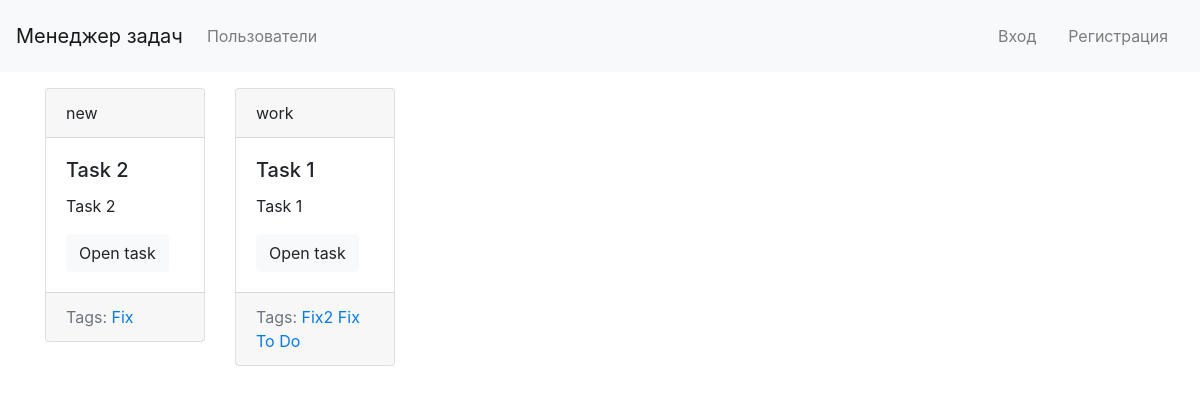
The app's page /tasks/tag/2/ with its own data.
### tasks/models.py (models this page shows, shortened)
class Task(models.Model):
    name = models.CharField(max_length=200)
    description = models.TextField(blank=True)
    status = models.ForeignKey(
        TaskStatus,
        default=get_default_status,
        on_delete=models.CASCADE
    )
    creator = models.ForeignKey(
        User,
        on_delete=models.SET_NULL,
        null=True,
        blank=True,
        related_name='creator'
    )
    assigned_to = models.ForeignKey(
        User,
        on_delete=models.SET_NULL,
        null=True,
        blank=True,
        related_name='assigned_to'
    )
    tags = models.ManyToManyField('Tag', blank=True, related_name='tasks')
    def get_absolute_url(self):
        return reverse('tasks:task_detail_url', kwargs={'pk': self.id})

class TaskStatus(models.Model):
    NEW = 'new'
    WORK = 'work'
    TEST = 'test'
    DONE = 'done'
    STATUS_OPTIONS = [
        (NEW, 'New'),
        (WORK, 'In work'),
        (TEST, 'Testing'),
        (DONE, 'Done'),
    ]
    name = models.CharField(
        max_length=4,
        choices=STATUS_OPTIONS,
        unique=True,
        default=NEW,
    )
    def __str__(self):
        return self.name

class Tag(models.Model):
    title = models.CharField(max_length=50, unique=True)
    def get_absolute_url(self):
        return reverse('tasks:tag_detail_url', kwargs={'pk': self.id})

### tasks/views.py (the view)
class TagDetail(generic.DetailView):
    model = Tag
    template_name = 'tasks/tag_detail.html'

### tasks/templates/tasks/tag_detail.html (shortened to what this page needs)
{% extends 'tasks/base_tasks.html' %}
{% block content %}
<div class="container">
    <div class="row">
        {% for task in tag.tasks.all %}
        {% include 'tasks/includes/task_card_template.html' %}
        {% endfor %}
    </div>
</div>
{% endblock %}

### tasks/templates/tasks/includes/task_card_template.html
<div class="col-sm-2">
    <div class="card mb-3">
        <div class="card-header">
            {{ task.status }}
        </div>
        <div class="card-body">
            <h5 class="card-title">{{ task.name }}</h5>
            <p class="card-text">{{ task.description|truncatewords:10 }}</p>
            <a href="{{ task.get_absolute_url }}" class="btn btn-light">Open task</a>
        </div>
        <div class="card-footer text-muted">
            Tags:
            {% for tag in task.tags.all %}
            <a href="{{ tag.get_absolute_url }}">{{ tag.title }}</a>
            {% endfor %}
        </div>
    </div>
</div>

### records on screen
Task: status "new", name "Task 2", description "Task 2"
Tag: title "Fix"
Task: status "work", name "Task 1", description "Task 1"
Tag: title "Fix2"
Tag: title "To Do"
